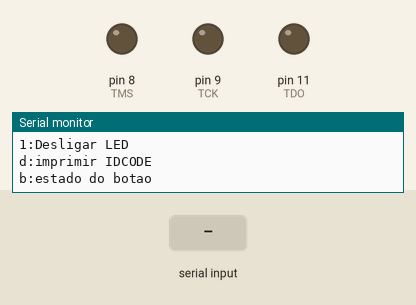
Simulated run of this program. Board: Arduino Uno, built with avr-gcc and run on an emulated ATmega328P. Parts: output pins drawn as LEDs (lit = HIGH), the last lines printed to the serial monitor. Inputs (shaded band) come from the test bench.

Above: at 1.2 s.
1.3 s: "1" received over Serial
At 2.6 s:
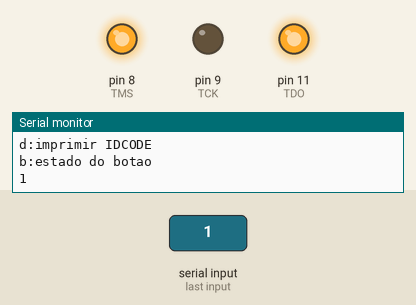
3.2 s: "0" received over Serial
At 4.8 s:
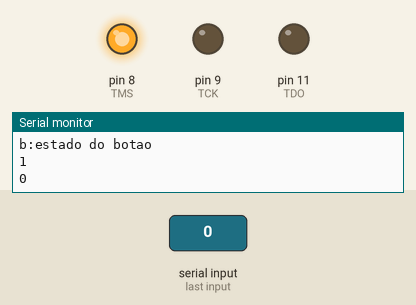
6.2 s: "2" received over Serial
At 6.6 s:
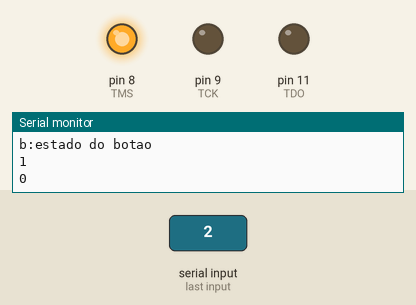
Timing chart, 0 to 9.2 s (numbered marks = the images above; inputs shaded):
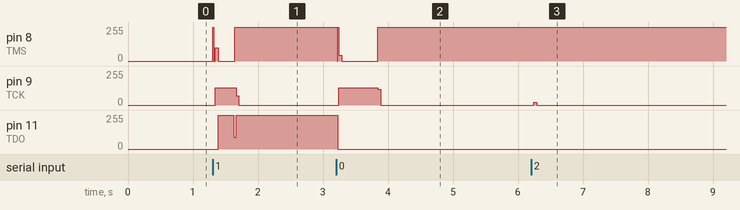

The program:

main.cpp
```cpp
// The native serial support happens via UART
#include <Arduino.h>

#define TMS 8
#define TCK 9
#define TDI 10
#define TDO 11

void send(boolean valor){
    digitalWrite(TMS,valor);
    digitalWrite(TCK,HIGH);
    delay(1);
    digitalWrite(TCK,LOW);
    delay(1);
}

void setup() {
    Serial.begin(9600); //baud rate de 9600


    pinMode(TMS,OUTPUT);
    pinMode(TCK,OUTPUT);
    pinMode(TDI,INPUT);
    pinMode(TDO,OUTPUT);
    Serial.println("Escolha um comando");
    Serial.println("1:Ligar LED");
    Serial.println("1:Desligar LED");
    Serial.println("d:imprimir IDCODE");
    Serial.println("b:estado do botao");
}

void loop() {
    uint8_t a;

    if (Serial.available()>0){
        a= Serial.read();

        uint32_t b= 0;
        int i = 0;
        // clk and test reset
        send(HIGH); send(HIGH); send(HIGH); send(HIGH); send(HIGH);
        if (a == toascii('d')){
            Serial.println('d');
            send(LOW); send(HIGH); send(HIGH); send(LOW); send(LOW);
            digitalWrite(TDO,HIGH);send(LOW);
            digitalWrite(TDO,LOW);send(LOW);send(LOW);send(LOW);send(HIGH); //envia TDI 00001 (IDCODE)
            send(HIGH);send(LOW);//run-test
            send(HIGH); send(LOW);send(LOW);//shift DR

            while (i<32){
                digitalWrite(TCK,HIGH);
                delay(1);

                b |=((uint32_t) (digitalRead(TDI))<<i);
                i++;
                digitalWrite(TCK,LOW);
                delay(1);
            }

            Serial.println(b,HEX);

        }
        //"extest (00110),"
        if (a == toascii('b')){
            Serial.println('b');
            send(LOW); send(HIGH); send(HIGH); send(LOW); send(LOW);//shift-IR
            digitalWrite(TDO,LOW);send(LOW);
            digitalWrite(TDO,HIGH); send(LOW);
            digitalWrite(TDO,HIGH);send(LOW);
            digitalWrite(TDO,LOW);send(LOW);
            digitalWrite(TDO,LOW);send(HIGH); //envia TDI extest (00110)
            send(HIGH);send(LOW);//UPDATE IR
            send(LOW); send(HIGH);send(LOW);send(LOW);//shift-DR
            while (i<147){
                digitalWrite(TDO,LOW);
                digitalWrite(TCK,HIGH);
                delay(1);

                //r |= (digitalRead(TDI)<<1);

                i++;
                digitalWrite(TCK,LOW);
                delay(1);
                if (i== 3){
                    if (digitalRead(TDI)==1){
                        Serial.println("Botao esta para cima");

                    }
                    if (digitalRead(TDI)==0){
                        Serial.println("Botao esta para baixo");

                    }

                    //Serial.println(digitalRead(TDI),BIN);
                }
            }

            digitalWrite(TDO,LOW);
            send(HIGH); send(HIGH);

        }
        //"extest (00110),"
        if (a == toascii('1')){

            send(LOW); send(HIGH); send(HIGH); send(LOW); send(LOW);//shift-IR
            digitalWrite(TDO,LOW);send(LOW);
            digitalWrite(TDO,HIGH); send(LOW);
            digitalWrite(TDO,HIGH);send(LOW);
            digitalWrite(TDO,LOW);send(LOW);
            digitalWrite(TDO,LOW);send(HIGH); //envia TDI extest (00110)
            send(HIGH);send(LOW);//UPDATE IR
            send(LOW); send(HIGH);send(LOW);send(LOW);//shift-DR

            while (i<147){
                digitalWrite(TDO,LOW);

                i++;
                if(i<126){
                    digitalWrite(TDO,HIGH);

                }


                send(LOW);


                send(LOW);
                i++;
                /*if (i!=129){
                    digitalWrite(TDO,LOW);
                }
                if (i==129){
                    digitalWrite(TDO,HIGH);
                }
                send(LOW);
                i++;*/
            }

            digitalWrite(TDO,HIGH);
            send(HIGH); send(HIGH);//update DRb
            Serial.println('1');
        }
        if (a == toascii('0')){
            send(LOW); send(HIGH); send(HIGH); send(LOW); send(LOW);//shift-IR
            digitalWrite(TDO,LOW);send(LOW);
            digitalWrite(TDO,HIGH); send(LOW);
            digitalWrite(TDO,HIGH);send(LOW);
            digitalWrite(TDO,LOW);send(LOW);
            digitalWrite(TDO,LOW);send(HIGH); //envia TDI extest (00110)
            send(HIGH);send(LOW);//UPDATE IR
            send(LOW); send(HIGH);send(LOW);send(LOW);//shift-DR

            while (i<294){
                digitalWrite(TDO,LOW);
                send(LOW);
                i++;
            }
            digitalWrite(TDO,LOW);
            send(HIGH); send(HIGH);
            Serial.println('0');
        }

    }


}
```

Measured:
- after the input at 1.3 s, pin 8 (TMS): 0/255 → 255/255 after 0.34 s; pin 9 (TCK): 0/255 → 129/255 after 0.05 s, → 0/255 0.32 s later; pin 11 (TDO): 0/255 → 255/255 after 0.09 s
- after the input at 3.2 s, pin 8 (TMS): 255/255 → 0/255 at once, → 255/255 0.62 s later; pin 9 (TCK): 0/255 → 129/255 after 0.05 s, → 0/255 0.60 s later; pin 11 (TDO): 255/255 → 0/255 at once
- after the input at 6.2 s, pin 9 (TCK): 0/255 → 19/255 after 0.05 s, → 0/255 0.04 s later
